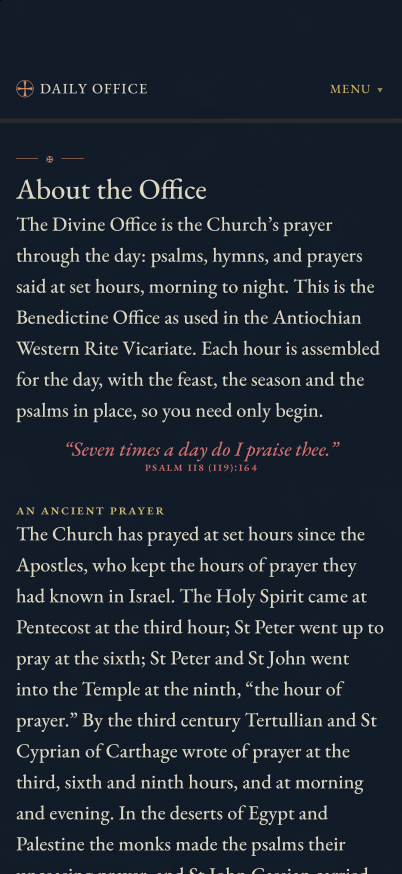
#> input picture snapshots/about-apse.png, 402 x 874 px
$ python -i ios-snapshots.py   (imports and definitions only)
#> lines starting #> are read from the running program, lines starting #| are printed output that depends on the picture
#> further down, picture is the input picture: PIL image 402x874 RGB; mean R, G, B 31.5, 40, 49.9
#!/usr/bin/env python3
"""The iOS app's checked-in screenshot baselines (apps/ios/snapshots/).

    ios-snapshots.py compare RAW BASELINES --updates DIR --diffs DIR [--summary FILE] [--changes FILE]
    ios-snapshots.py environment RAW
    ios-snapshots.py probe RAW [--summary FILE]
    ios-snapshots.py fetch BRANCH [--remote origin]
    ios-snapshots.py store RAW OUT
    ios-snapshots.py blank SHOT [--ipad]

`compare` takes the simulator's full-size screenshots in RAW (apps/ios/screenshots.sh shoot),
brings each down to the device's points (a third of an iPhone's pixels, half an iPad's) and
compares it with its baseline. A pixel differs when any channel moves by more than
CHANNEL_TOLERANCE levels of 255, and a shot differs when more than PIXEL_RATIO of its pixels do
(the web's maxDiffPixelRatio, .web-tools/playwright.config.mjs). It writes:

- to --updates, the set the update-ios-snapshots label would commit: each baseline that still
  matches kept byte for byte, each changed or new shot as taken, none for a shot no longer
  taken, and the environment the shots were taken in;
- to --diffs, a picture of each changed shot: baseline, this run, and its differing pixels in red.

A blank shot (one colour below the status bar: a page not yet drawn) fails the run and is never
offered as a baseline; `fetch` refuses a set with one. `blank` asks the same of one full-size shot
while it is taken (apps/ios/screenshots.sh), exiting 0 when it is blank.

It exits 0 when every shot matches, when there are no baselines yet (with a notice) or when the
shots were not compared (another environment, with a warning); 1 when a shot changed, is new or is
gone; 2 when a shot is blank or none was taken. --output gets the state (matched, no-baselines,
not-compared, differ, blank or none), --summary a section for each of them, and --changes a JSON
object listing the changed, new and gone shots by name (ios.yml's comment shows them). Shots from another Xcode or runtime than the baselines'
(environment.json) are not compared: they differ in ways no page changed.

`environment` joins what each device's shots were taken with (environment-phone.json and
environment-ipad.json, which apps/ios/screenshots.sh shoot-one writes on its own runner) into the
one environment.json the baselines keep, refusing a pair from different Xcodes or runtimes.

`probe` takes a probe run's shots (apps/ios/screenshots.sh with PROBE=N: each of a few pages
shot N times, as NAME-1.png to NAME-N.png) and says, for each page, which launches drew it on
other pixels than the first, at any difference at all, with the geometry notes that differ. It
exits 1 when any did.

`fetch` copies the comparable set a CI run published to ci/ios-screenshots/BRANCH (its
snapshots/ folder) into apps/ios/snapshots/, for when the label cannot be used: on the pull
request that first adds the workflow, which pull_request_target reads from master.

`store` takes a store-size run's shots in RAW (a 6.9-inch iPhone and a 13-inch iPad) and writes
the App Store's sets to OUT, numbered in STORE_SHOTS' order: iphone-6.9/, iphone-6.3/ (the 6.9's
shots brought to 1206 x 2622, the size App Store Connect's 6.3-inch slot takes) and ipad-13/. Every
picture is RGB: App Store Connect refuses a screenshot with an alpha channel, calling its
dimensions invalid.
"""

import argparse
import io
import json
import pathlib
import re
import shutil
import subprocess
import sys

ROOT = pathlib.Path(__file__).resolve().parent.parent
BASELINES = ROOT / "apps/ios/snapshots"
ENVIRONMENT = "environment.json"
# What a shot's page measured of its own layout (apps/ios/Office/ScreenshotReady.swift), beside it.
GEOMETRY = ".geometry.txt"
ENVIRONMENT_KEYS = ("xcode", "runtime", "phone", "ipad")
# What each of its values may hold. They are echoed into workflow commands (::warning::), so no
# newlines or markup; update-ios-snapshots.yml's commit job checks the same with jq.
ENVIRONMENT_VALUE = re.compile(r"[A-Za-z0-9 ._()-]{1,100}")

# A pixel differs when a channel moves by more than this many levels: antialiasing and the
# box filter's rounding move edges by a few, a changed glyph or colour by far more.
CHANNEL_TOLERANCE = 24
# A shot differs when more than this share of its pixels do: about 170 of an iPhone's 393 x 852
# points, less than one changed word.
PIXEL_RATIO = 0.0005

# A shot is blank, and never compared or kept, when below the status bar fewer than this share
# of its pixels stand more than BLANK_LEVELS from its commonest grey: the bare wall of a page not
# yet drawn (a page of text has several percent of ink, home its whole frontispiece).
BLANK_RATIO = 0.005
BLANK_LEVELS = 8
# Points at the top left out of that test: the status bar and the Dynamic Island.
STATUS_POINTS = 70

# Shots taken for review but not compared, with why. None yet: every page is shot at a fixed
# date and hour (-today, -date, -clock) and at rest.
EXCLUDED: dict[str, str] = {}


def scale_of(name):
    """The device's pixels to a point: 2 on an iPad, 3 on an iPhone."""
    return 2 if name.startswith("ipad-") else 3


# [6 lines left out: function reduce, not called in this run]


def is_blank(image):
    """Whether the shot (at points) is a page not yet drawn: one colour below the status bar."""
    grey = image.convert("L").crop((0, min(STATUS_POINTS, image.height - 1), image.width, image.height))
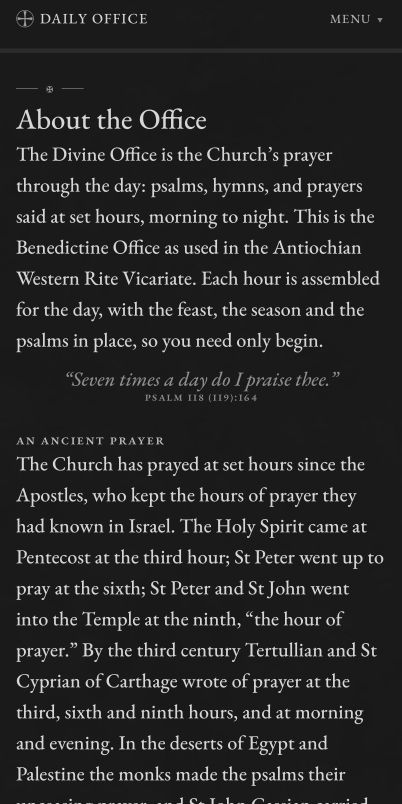
#> grey: PIL image 402x804 L; min 24, max 214, mean 39.3
    histogram = grey.histogram()
#> histogram = 256 values, max 218858 at index 26, min 0 at index 0, mean 1262.5
    common = max(range(256), key=histogram.__getitem__)
#> common = 26
    near = sum(histogram[max(0, common - BLANK_LEVELS):common + BLANK_LEVELS + 1])
#> near = 281267
    total = grey.width * grey.height
#> total = 323208
    return (total - near) / total < BLANK_RATIO


# [235 lines left out: functions differing, diff_picture, read_environment, join_environment, write_summary, compare and 2 more, not called in this run]


# The App Store's screenshots, in the order the listing shows them.
STORE_SHOTS = {
    "iphone": ["home-nave", "feast-nave", "compline-nave", "compline-apse", "ordo-nave", "year-nave", "reminders-nave"],
    "ipad": ["home-nave", "chant-nave", "feast-nave", "vespers-nave", "ordo-nave", "year-nave", "home-apse"],
}
STORE_SIZES = {"iphone-6.9": (1320, 2868), "iphone-6.3": (1206, 2622), "ipad-13": (2064, 2752)}


# [107 lines left out: functions store, probe, main, not called in this run]


# [2 lines not run here, left out]

>>> from PIL import Image
>>> picture = Image.open('../snapshots/about-apse.png')
>>> result = is_blank(picture)
#> result = False

$ run again, on snapshots/compline-apse.png
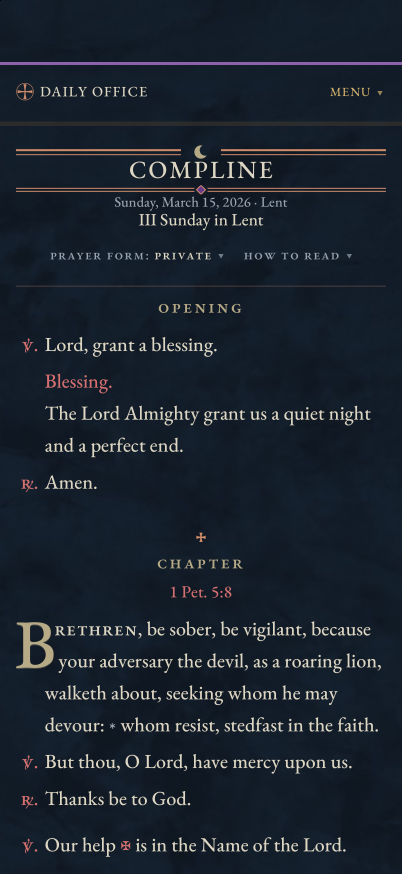
#> input picture snapshots/compline-apse.png, 402 x 874 px
#> picture is the input picture: PIL image 402x874 RGB; mean R, G, B 27, 35.7, 46.3
#> in is_blank, `grey = image.convert("L").crop((0, min(STATUS_POINTS, image.height - 1..`:
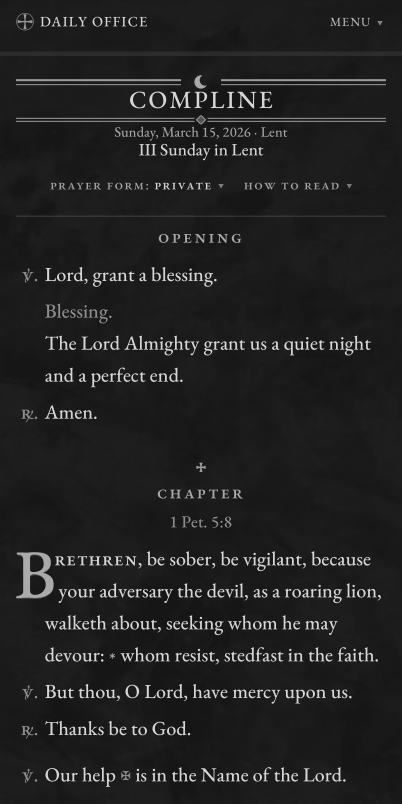
#> grey: PIL image 402x804 L; min 20, max 214, mean 34.5
#> histogram = 256 values, max 56841 at index 26, min 0 at index 0, mean 1262.5
#> common = 26
#> near = 294693
#> result = False
